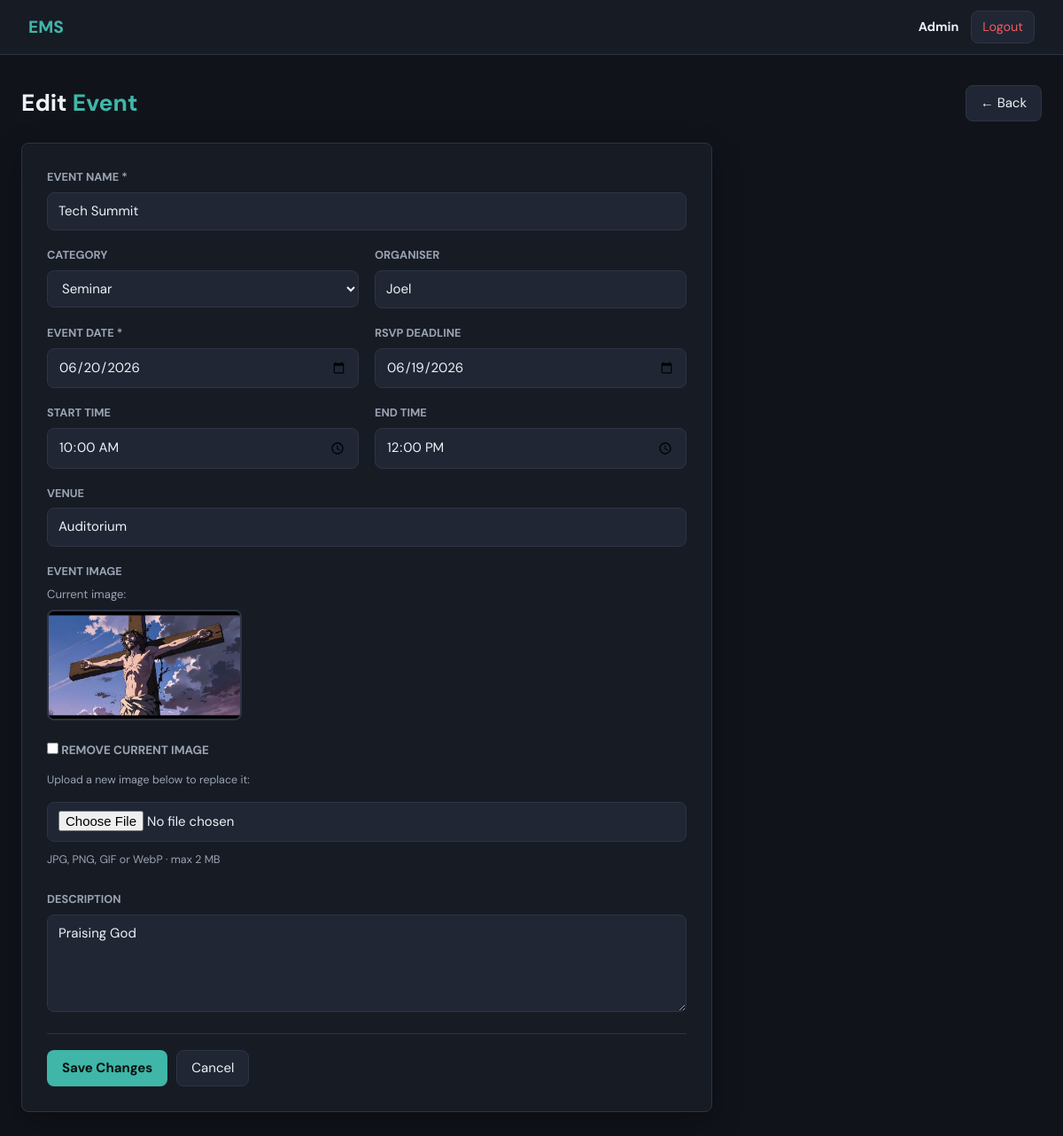
/editEvent.php?id=3 (signed in), run on the app's committed database.
### tables this page shows
CREATE TABLE `events` (
  `Id` int NOT NULL AUTO_INCREMENT,
  `Name` varchar(250) DEFAULT NULL,
  `Category` varchar(100) DEFAULT NULL,
  `Description` text,
  `EventDate` date DEFAULT NULL,
  `StartTime` time DEFAULT NULL,
  `EndTime` time DEFAULT NULL,
  `Venue` varchar(250) DEFAULT NULL,
  `Organiser` varchar(250) DEFAULT NULL,
  `RSVPDeadline` date DEFAULT NULL,
  `CreatedBy` int DEFAULT NULL,
  `CreatedAt` timestamp NULL DEFAULT CURRENT_TIMESTAMP,
  `Image` varchar(255) DEFAULT NULL,
  PRIMARY KEY (`Id`),
  KEY `CreatedBy` (`CreatedBy`)
);

### editEvent.php (the view, shortened to what this page needs)
<?php
require_once 'dbconnect.php';
$id = intval($_GET['id'] ?? 0);
$stmt = $conn->prepare("SELECT * FROM events WHERE Id = ?");
$stmt->bind_param('i', $id);
$stmt->execute();
$ev = $stmt->get_result()->fetch_assoc();
$categories = ['Conference', 'Workshop', 'Seminar', 'Concert', 'Sport', 'Exhibition', 'Networking', 'Other'];
?>
<!DOCTYPE html>
<html lang="en">
<head>
  <link rel="stylesheet" href="AdminStyles.css"/>
</head>
<body>
<div class="topbar">
  <span class="topbar-brand">EMS</span>
  <div class="topbar-user">
    <strong><?= htmlspecialchars($_SESSION['admin_name']) ?></strong>
    <a href="logout.php" class="btn-logout">Logout</a>
  </div>
</div>
<div class="page-wrap">
  <div class="page-header">
    <h1 class="page-title">Edit <span>Event</span></h1>
    <a href="adminDashboard.php" class="btn btn-secondary">&larr; Back</a>
  </div>
  <div class="form-wrap">
    <form method="POST" enctype="multipart/form-data">
      <div class="form-grid">
        <div class="form-group full">
          <label for="Name">Event Name *</label>
          <input type="text" id="Name" name="Name"
            value="<?= htmlspecialchars($ev['Name'] ?? '') ?>" required/>
        </div>
        <div class="form-group">
          <label for="Category">Category</label>
          <select id="Category" name="Category">
            <?php foreach ($categories as $cat): ?>
              <option value="<?= $cat ?>" <?= ($ev['Category'] ?? '') === $cat ? 'selected' : '' ?>>
                <?= $cat ?>
              </option>
            <?php endforeach; ?>
          </select>
        </div>
        <div class="form-group">
          <label for="Organiser">Organiser</label>
          <input type="text" id="Organiser" name="Organiser"
            value="<?= htmlspecialchars($ev['Organiser'] ?? '') ?>"/>
        </div>
        <div class="form-group">
          <label for="EventDate">Event Date *</label>
          <input type="date" id="EventDate" name="EventDate"
            value="<?= htmlspecialchars($ev['EventDate'] ?? '') ?>" required/>
        </div>
        <div class="form-group">
          <label for="RSVPDeadline">RSVP Deadline</label>
          <input type="date" id="RSVPDeadline" name="RSVPDeadline"
            value="<?= htmlspecialchars($ev['RSVPDeadline'] ?? '') ?>"/>
        </div>
        <div class="form-group">
          <label for="StartTime">Start Time</label>
          <input type="time" id="StartTime" name="StartTime"
            value="<?= htmlspecialchars($ev['StartTime'] ?? '') ?>"/>
        </div>
        <div class="form-group">
          <label for="EndTime">End Time</label>
          <input type="time" id="EndTime" name="EndTime"
            value="<?= htmlspecialchars($ev['EndTime'] ?? '') ?>"/>
        </div>
        <div class="form-group full">
          <label for="Venue">Venue</label>
          <input type="text" id="Venue" name="Venue"
            value="<?= htmlspecialchars($ev['Venue'] ?? '') ?>"/>
        </div>
        <div class="form-group full">
          <label for="Image">Event Image</label>
          <?php if (!empty($ev['Image'])): ?>
            <div class="current-image">
              <p style="font-size:0.82rem;color:var(--muted);margin-bottom:6px;">Current image:</p>
              <img src="uploads/<?= htmlspecialchars($ev['Image']) ?>" alt="Current event image"/>
            </div>
            <label class="remove-label">
              <input type="checkbox" name="remove_image" value="1"/> Remove current image
            </label>
            <p class="file-hint" style="margin-top:6px;">Upload a new image below to replace it:</p>
          <?php endif; ?>
          <input type="file" id="Image" name="Image" accept="image/jpeg,image/png,image/gif,image/webp"
            onchange="previewImage(this)" style="margin-top:8px;"/>
          <p class="file-hint">JPG, PNG, GIF or WebP · max 2 MB</p>
        </div>
        <div class="form-group full">
          <label for="Description">Description</label>
          <textarea id="Description" name="Description"><?= htmlspecialchars($ev['Description'] ?? '') ?></textarea>
        </div>
      </div>
      <div class="form-actions">
        <button type="submit" class="btn btn-primary">Save Changes</button>
        <a href="adminDashboard.php" class="btn btn-secondary">Cancel</a>
      </div>
    </form>
  </div>
</div>
</body>
</html>

### AdminStyles.css (style rules this page uses)
:root { --bg: #10131a; --surface: #171b24; --surface2: #202634; --border: #2d3444; --accent: #3fb6a8; --accent2: #f2b84b; --success: #31c48d; --danger: #ef5b5b; --warning: #f2b84b; --text: #eef2f6; --muted: #9aa4b2; --radius: 8px; --shadow: 0 12px 34px rgba(0,0,0,0.28); }
*, *::before, *::after { box-sizing: border-box; margin: 0; padding: 0; }
body { min-height: 100vh; font-family: 'DM Sans', Arial, sans-serif; background: var(--bg); color: var(--text); font-size: 15px; line-height: 1.55; }
.topbar { height: 62px; padding: 0 32px; background: var(--surface); border-bottom: 1px solid var(--border); display: flex; align-items: center; justify-content: space-between; position: sticky; top: 0; z-index: 10; }
.topbar-brand { color: var(--accent); font-weight: 800; font-size: 1.2rem; letter-spacing: 0; }
.topbar-user { display: flex; align-items: center; gap: 14px; color: var(--muted); font-size: 0.9rem; flex-wrap: wrap; }
.topbar-user strong { color: var(--text); }
.btn-logout { color: var(--danger); background: var(--surface2); border: 1px solid var(--border); border-radius: var(--radius); padding: 6px 12px; text-decoration: none; }
.page-wrap { max-width: 1220px; margin: 0 auto; padding: 34px 24px; }
.page-header { display: flex; align-items: center; justify-content: space-between; gap: 14px; margin-bottom: 24px; flex-wrap: wrap; }
.page-title { font-size: 1.65rem; font-weight: 800; }
.page-title span { color: var(--accent); }
.stat-card, .card, .form-wrap { background: var(--surface); border: 1px solid var(--border); border-radius: var(--radius); box-shadow: var(--shadow); }
.search-box, input, select, textarea { background: var(--surface2); border: 1px solid var(--border); border-radius: var(--radius); color: var(--text); padding: 9px 12px; font: inherit; }
.actions, .form-actions, .modal-actions { display: flex; gap: 10px; flex-wrap: wrap; }
.btn { display: inline-flex; align-items: center; justify-content: center; gap: 6px; border: 1px solid transparent; border-radius: var(--radius); padding: 8px 16px; text-decoration: none; font: inherit; cursor: pointer; white-space: nowrap; }
.btn-primary { background: var(--accent); color: #08110f; font-weight: 700; }
.btn-secondary { background: var(--surface2); border-color: var(--border); color: var(--text); }
.form-wrap { max-width: 780px; padding: 28px; }
.form-grid { display: grid; grid-template-columns: 1fr 1fr; gap: 18px; }
.form-group { display: flex; flex-direction: column; gap: 7px; }
.form-group.full { grid-column: 1 / -1; }
label { color: var(--muted); font-size: 0.8rem; text-transform: uppercase; font-weight: 700; }
textarea { min-height: 110px; resize: vertical; width: 100%; }
.form-actions { margin-top: 24px; padding-top: 18px; border-top: 1px solid var(--border); }

### editEvent.php (style rules this page uses)
.current-image img { max-width: 220px; max-height: 140px; border-radius: 8px; border: 2px solid var(--border); object-fit: cover; }
.current-image { margin-bottom: 10px; }
.file-hint { font-size: 0.78rem; color: var(--muted); margin-top: 4px; }
.remove-label { font-size: 0.84rem; color: var(--muted); cursor: pointer; }

### data on the page
events: Name "Tech Summit", Category "Seminar", Organiser "Joel", EventDate "06/20/2026", RSVPDeadline "06/19/2026", StartTime "10:00:00", EndTime "12:00:00", Venue "Auditorium", Image (picture), Description "Praising God"

### other printed values
$_SESSION['admin_name'] "Admin"
